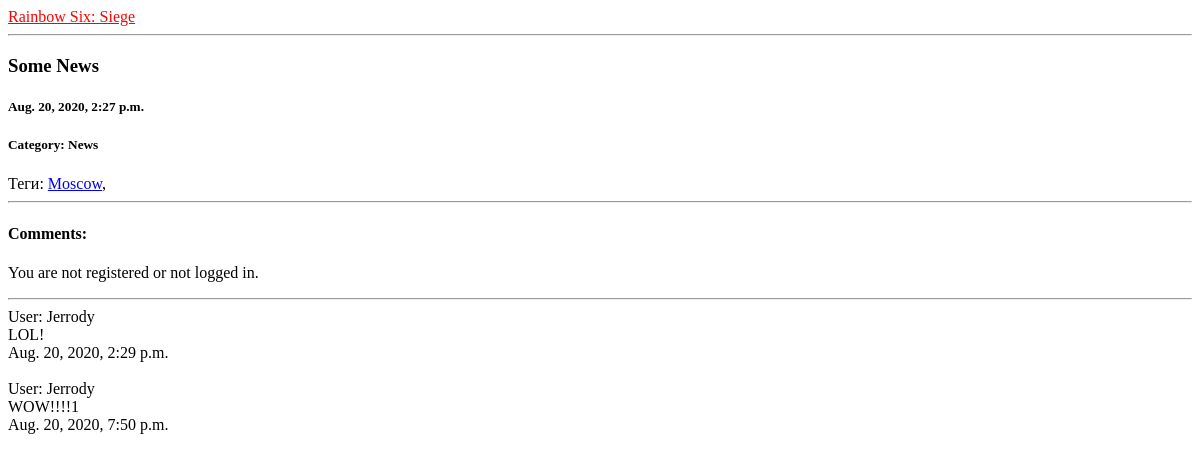
Page /news/some_news/ on the earlier database version.
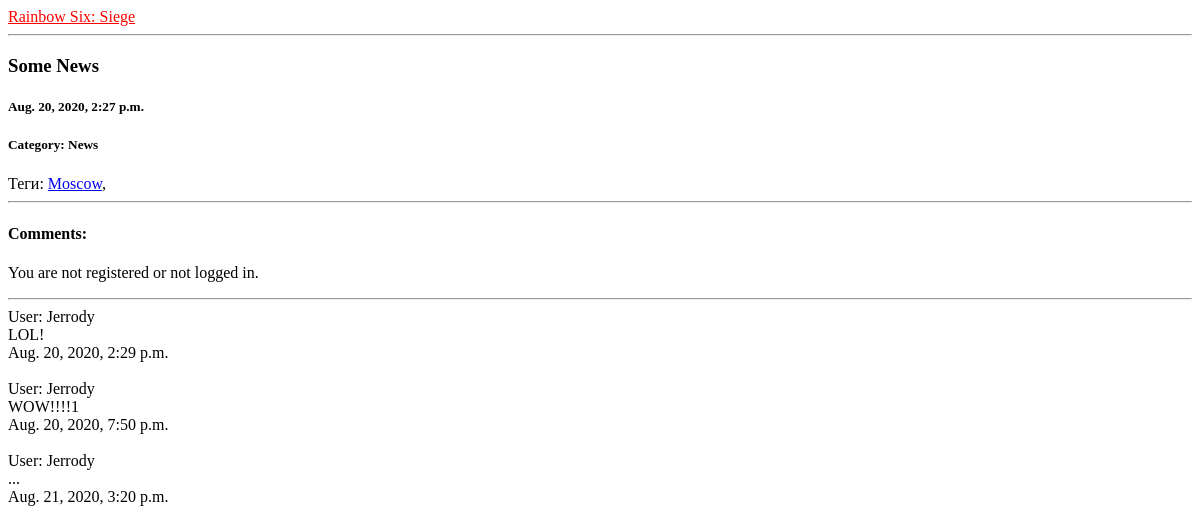
Same page on the later database version.
### blog/models.py (models this page shows, shortened)
class Category(MPTTModel):
    name = models.CharField('Name', max_length=100)
    slug = models.SlugField('Slug', max_length=50)
    description = models.TextField(
        'Description',
        max_length=100,
        default='',
        blank=True
    )
    parent = TreeForeignKey(
        'self',
        verbose_name='Parent Category',
        on_delete=models.CASCADE,
        null=True, blank=True,
        related_name='children'
    )
    template = models.CharField(
        'Template',
        max_length=500,
        default='blog/home.html'
    )
    published = models.BooleanField('Display', default=True)
    paginated = models.PositiveIntegerField('Count Post in Page', default=5)
    sort = models.PositiveIntegerField('Order', default=0)
    def __str__(self):
        return self.name
    class Meta():
        verbose_name = 'Category'
        verbose_name_plural = 'Category'
    class MPTTMeta:
        order_insertion_by  = ["sort", ]
    def get_absolute_url(self):
        return reverse('category', kwargs={'category_slug': self.slug})

class Tag(models.Model):
    name = models.CharField('Name', max_length=100)
    slug = models.SlugField('Slug', max_length=50)
    published = models.BooleanField('Display or Not?', default=True)
    class Meta:
        verbose_name = 'Tag'
        verbose_name_plural = 'Tag'

class Comment(models.Model):
    author = models.ForeignKey(
        User,
        verbose_name='Author',
        on_delete=models.CASCADE
    )
    text = models.TextField('Text', max_length=100)
    created_date = models.DateTimeField(
        'Date Time',
        max_length=100,
        auto_now=True
    )
    moderation = models.BooleanField(default=True)
    post = models.ForeignKey(
        Post,
        verbose_name='Post',
        on_delete=models.CASCADE,
        related_name='comments'
    )
    class Meta:
        verbose_name = 'Comment'

### blog/views.py (the view, shortened to what this page needs)
class PostDetailView(View):
    def get(self, request, **kwargs):
        category_list = Category.objects.filter(published=True)
        post = get_object_or_404(Post, slug=kwargs.get('slug'))
        form = CommentForm()
        return render(
            request,
            post.template,
            {'categories': category_list, 'post': post, 'form': form}
        )

### blog/templatetags/blog_tags.py (called while the page is built)
def get_categories(context, order, count):
    categories = Category.objects.filter(published=True).order_by(order)
    if count is not None:
        categories = categories[:count]
    return categories

@register.inclusion_tag('base/tags/base_tag.html', takes_context=True)
def category_list(
        context,
        order='-name',
        count=None,
        template='base/blog/categories.html'
):
    categories = get_categories(context, order, count)
    return {'template': template, 'category_list': categories}

### templates/blog/post_detail.html (shortened to what this page needs)
<!DOCTYPE html>
{% load blog_tags %}
<html lang="en">
<head>
</head>
<body>
{% category_list count=1 %}
    <hr>
    <h3>{{ post.title }}</h3>
    <h5>{{ post.published_date }}</h5>
    <h5>Category: {{ post.category }}</h5>
    Теги: {% for tag in post.tags.all %}
            {% if tag.published %}
                <a href="{% url 'tag' tag.slug %}">{{ tag.name }}</a>,
            {% endif %}
          {% endfor %}
    <hr>
    <h4>Comments:</h4>
    {% if user.is_authenticated %}
        <form action="" method="POST">
            {% csrf_token %}
            {{ form.as_p }}
            <button type="submit">Send</button>
        </form>
    {% else %}
        <p>You are not registered or not logged in.</p>
    {% endif %}
    <hr>
    {% for comment in post.comments.all %}
        User: {{ comment.author }}<br>
        {{ comment.text }}<br>
        {{ comment.created_date }}<br><br>
    {% endfor %}
</body>
</html>

### templates/base/blog/categories.html
{% for category  in category_list %}
       <a style="color: #ff0000;" href="{{ category.get_absolute_url }}">{{ category.name }}</a><br>
{% endfor %}

Differences in the rows shown:
added Comment: author "Jerrody", text "...", created_date "Aug. 21, 2020, 3:20 p.m."
